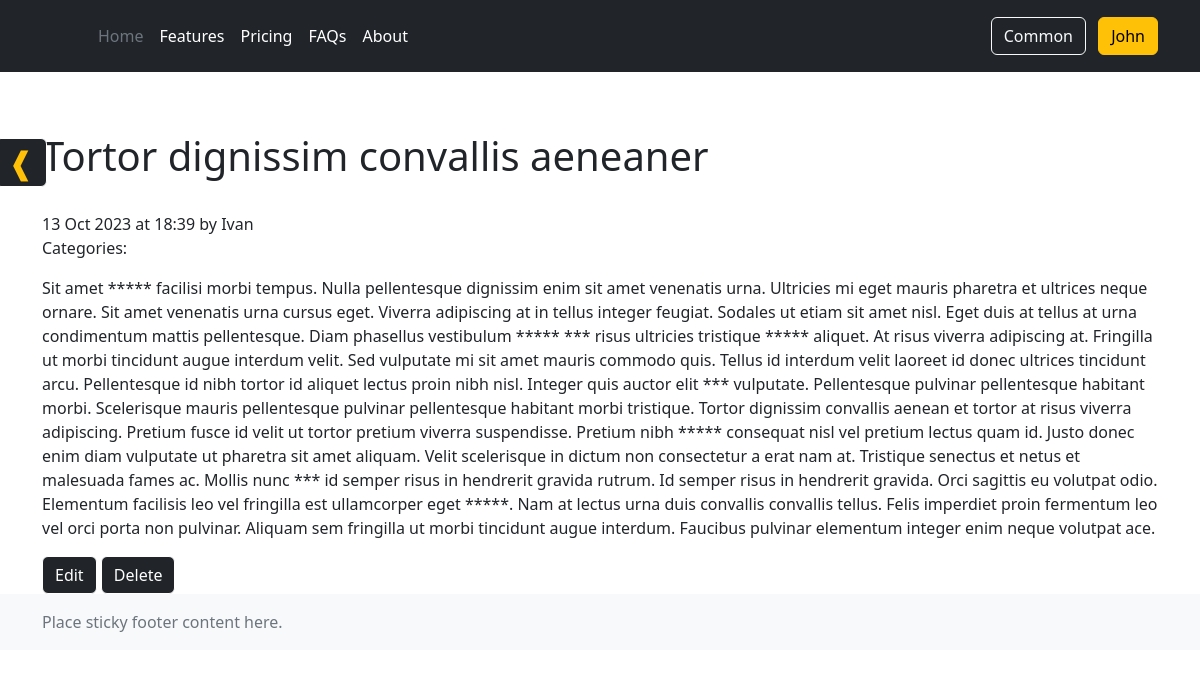
Screenshot of /news/2/ (signed in) with the database file from the repository.
### news/models.py (models this page shows, shortened)
class Post(Model):
    author = ForeignKey(Author, on_delete=CASCADE, related_name='posts', validators=[validate_user_post_limit])
    post_type_choices = [('article', 'Article'), ('news', 'News')]
    post_type = CharField(max_length=10, choices=post_type_choices)
    created_at = DateTimeField(auto_now_add=True)
    title = CharField(max_length=255)
    categories = ManyToManyField(Category, related_name='posts')
    content = TextField()
    rating = IntegerField(default=0)

class Author(Model):
    user = OneToOneField(User, on_delete=CASCADE)
    rating = IntegerField(default=0)

### news/views.py (the view)
# urls.py: path('<int:pk>/', cache_page(300)(PostDetail.as_view()), name='post'),
class PostDetail(DetailView):
    model = Post
    template_name = 'news/post.html'
    context_object_name = 'post'
    def get_context_data(self, **kwargs):
        context = super().get_context_data(**kwargs)
        context['subscriptions'] = [
            category.name for category in self.request.user.subscriptions.all()]
        return context
    def get_object(self):
        obj = cache.get(f'product-{self.kwargs["pk"]}', None)
        if not obj:
            obj = super().get_object(queryset=self.queryset)
            cache.set(f'product-{self.kwargs["pk"]}', obj)
        return obj

### NewsPaper/context_processors.py (called while the page is built)
def groups(request):
    groups = request.user.groups.all()
    groups = [group.name for group in groups]
    return {'groups':  groups}

### news/templatetags/custom_filters.py (called while the page is built)
@register.filter(name='censor')
def censor(value):
    words_for_cens = ['lorem', 'ipsum', 'sed', 'nulla']
    value = str(value)
    for i in words_for_cens:
        lenght = len(i)
        value = value.replace(i, '*' * lenght)
    return value

@register.filter(name='get_parent_uri')
def get_parent_uri(value):
    return value[:-1][::-1].split('/', 1)[1][::-1]

### news/templates/news/post.html (shortened to what this page needs)
{% extends 'layout/default.html' %}
{% load custom_filters %}
{% block content %}
<div class='title-container'>
<a class='btn btn-primary back-button' href='{{ request.path|get_parent_uri }}'>❰</a>
<h1>{{ post.title|censor }}</h1><br>
</div>
<span>{{ post.created_at|date:'d M Y \a\t H:i' }} by {{ post.author.user.username }}</span>
<p>Categories:
</p>
<p>{{ post.content|censor }}</p>
<a href='{% url "news:post_edit" post.id %}' class="btn btn-primary">Edit</a>
<a href='{% url "news:post_delete" post.id %}' class="btn btn-primary">Delete</a>
{% endblock content %}

### templates/layout/parts/header.html
<header class="p-3 text-bg-dark">
    <div class="container">
      <div class="d-flex flex-wrap align-items-center justify-content-center justify-content-lg-start">
        {% load cache %}
        {% cache 60 header %}
        <a href="/" class="d-flex align-items-center mb-2 mb-lg-0 text-white text-decoration-none">
          <svg class="bi me-2" width="40" height="32" role="img" aria-label="Bootstrap"><use xlink:href="#bootstrap"/></svg>
        </a>
        <ul class="nav col-12 col-lg-auto me-lg-auto mb-2 justify-content-center mb-md-0">
          <li><a href="#" class="nav-link px-2 text-secondary">Home</a></li>
          <li><a href="#" class="nav-link px-2 text-white">Features</a></li>
          <li><a href="#" class="nav-link px-2 text-white">Pricing</a></li>
          <li><a href="#" class="nav-link px-2 text-white">FAQs</a></li>
          <li><a href="#" class="nav-link px-2 text-white">About</a></li>
        </ul>
        {% endcache %}
        <div class="text-end">
          {% if user.is_authenticated %}
            {% if 'authors' in groups %}
              <a href="{% url 'news:become_common' %}" class="btn btn-outline-light me-2 author"></a>
            {% else %}
              <a href="{% url 'news:become_author' %}" class="btn btn-outline-light me-2 reader"></a>
            {% endif %}
            <a href="{% url 'account_logout' %}" class="btn btn-warning user">{{ user.username }}</a>
          {% else %}
            <a href="{% url 'account_login' %}" class="btn btn-warning">Login</a>
          {% endif %}
        </div>
      </div>
    </div>
   </header>

### static/css/styles.css (style rules this page uses)
.p-3.text-bg-dark { margin-bottom: 60px; }
.title-container { position: relative; }
.back-button { position: absolute; top: 6px; left: -47px; color: #FFC007; padding: 0 12px; font-size: 31px; }
.reader::before { content: 'Common'; }

### rows the page displays
Post: title|censor "Tortor dignissim convallis aeneaner", created_at "13 Oct 2023 at 18:39", author.user.username "Ivan", content|censor "Sit amet ***** facilisi morbi tempus. Nulla pellentesque dignissim enim sit amet venenatis urna. Ultricies mi eget mauris pharetra et ultrices neque ornare. Sit amet venenatis urna cursus eget. Viverra adipiscing at in tellus integer feugiat. Sodales ut etiam sit amet nisl. Eget duis at tellus at urna condimentum mattis pellentesque. Diam phasellus vestibulum ***** *** risus ultricies tristique ***** aliquet. At risus viverra adipiscing at. Fringilla ut morbi tincidunt augue interdum velit. Sed vulputate mi sit amet mauris commodo quis. Tellus id interdum velit laoreet id donec ultrices tincidunt arcu. Pellentesque id nibh tortor id aliquet lectus proin nibh nisl. Integer quis auctor elit…"

### other values shown
{{ user.username }} "John"
